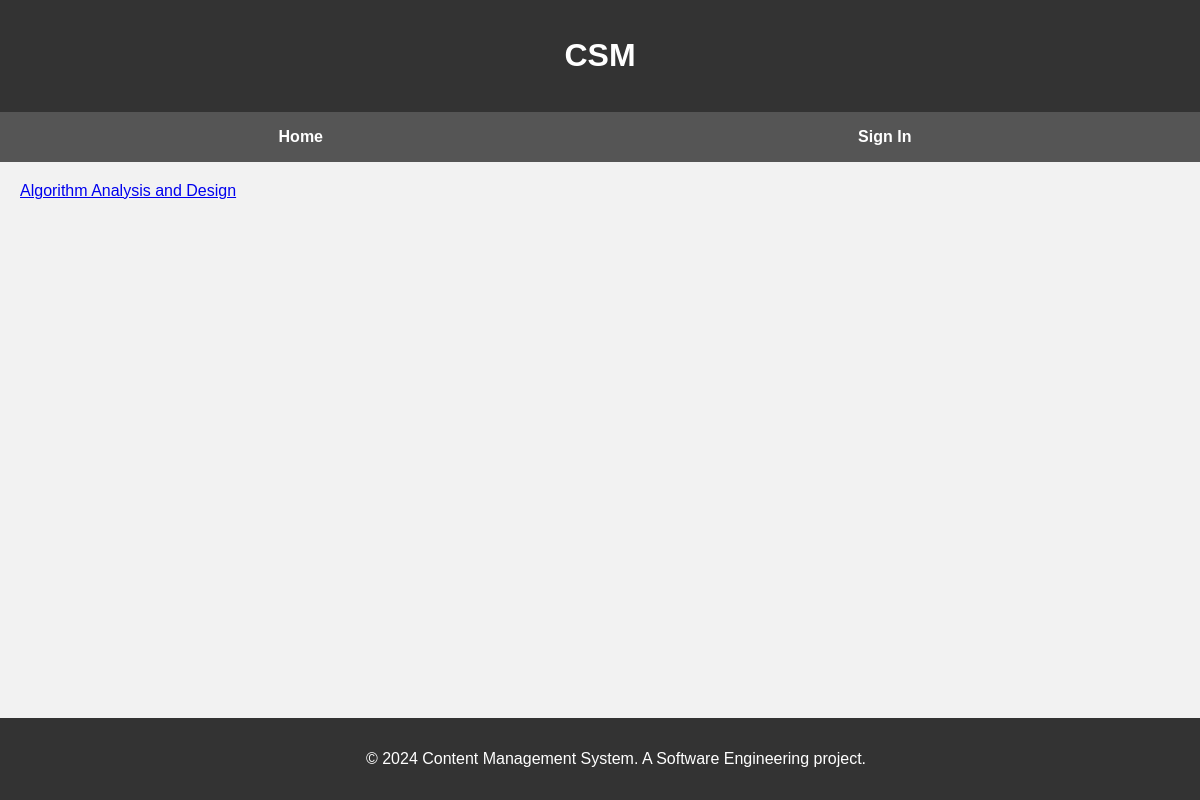
Page /course_app/courses/ on the earlier database version.
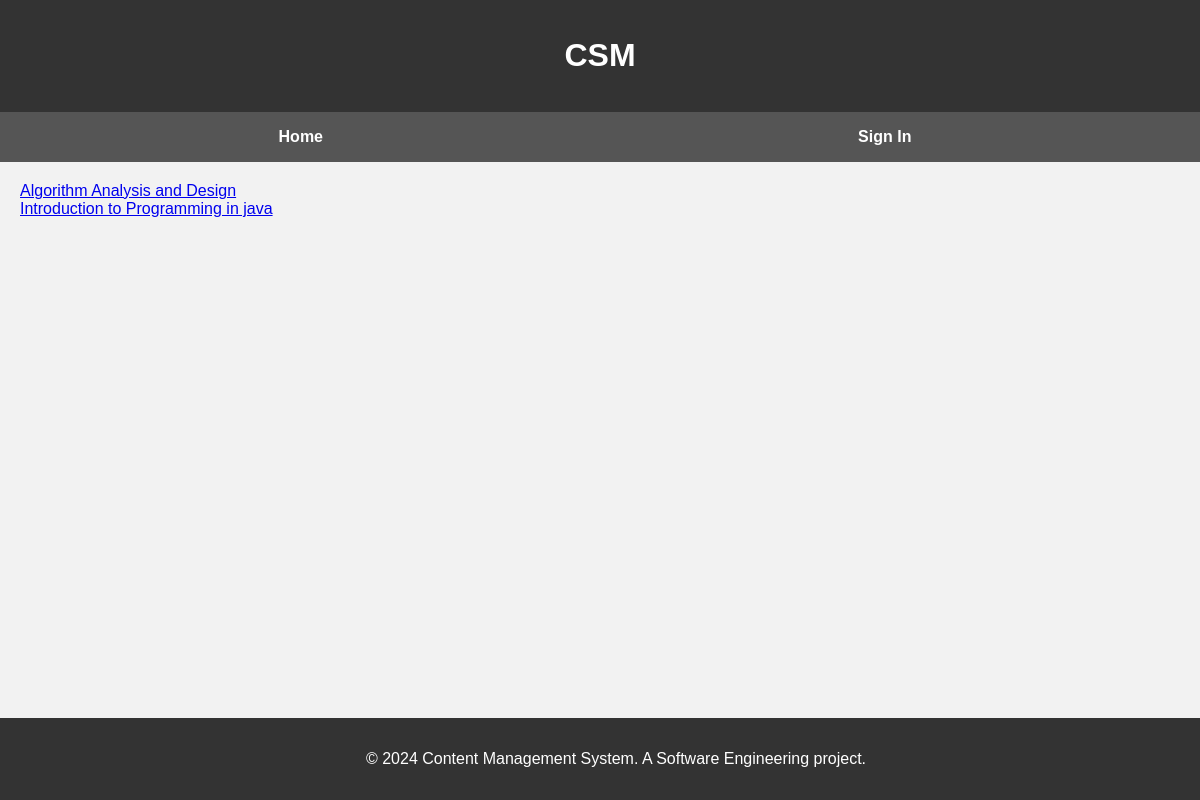
Same page on the later database version.
### course_app/models.py (models this page shows, shortened)
class Course(models.Model):
    name = models.CharField(max_length=100)

### course_app/views.py (the view)
# urls.py: path('courses/', courses_page, name='courses_page'),
def courses_page(request):
    courses = Course.objects.all()
    return render(request, 'course_app/courses_page.html', {'courses': courses})

### course_app/templates/course_app/courses_page.html
{% extends 'base_generic.html' %}
{% block content %}
    {% for course in courses %}
        <a href="{% url 'topics_page' course.id %}">{{ course.name }}</a><br>
    {% endfor %}
{% endblock %}

### course_app/templates/base_generic.html (shortened to what this page needs)
<!DOCTYPE html>
<html lang="en">
<head>
</head>
<body>
    <header>
        <h1>{% block header %}CSM{% endblock %}</h1>
    </header>
    <nav>
        <ul>
            <li><a href="{% url 'home' %}">Home</a></li>
            {% if user.is_authenticated %}
            <li><a href="{% url 'courses_page' %}">Courses</a></li>
            <li><a href="{% url 'discussion_page' %}">Discussion Board</a></li>
            <li><a href="{% url 'settings' %}">Settings</a></li>
            <li><a href="{% url 'logout' %}">Log Out</a> </li>
            {% else %}
            <li><a href="{% url 'sign_in' %}">Sign In</a> </li>
            {% endif %}
        </ul>
    </nav>
    <main>
        {% block content %}{% endblock %}
    </main>
    <footer>
        <p>&copy; 2024 Content Management System. A Software Engineering project.</p>
    </footer>
</body>
</html>

### course_app/templates/base_generic.html (style rules this page uses)
body { margin: 0; font-family: Arial, sans-serif; background-color: #f2f2f2; }
header { background-color: #333; color: #fff; padding: 1em; text-align: center; }
nav { background-color: #555; padding: 1em; }
nav ul { list-style-type: none; padding: 0; margin: 0; display: flex; justify-content: space-around; }
nav li { display: inline; margin-right: 10px; }
nav a { text-decoration: none; color: #fff; font-weight: bold; }
main { padding: 20px; }
footer { background-color: #333; color: #fff; padding: 1em; text-align: center; position: fixed; bottom: 0; width: 100%; }

Differences in the rows shown:
added Course: name "Introduction to Programming in java"
